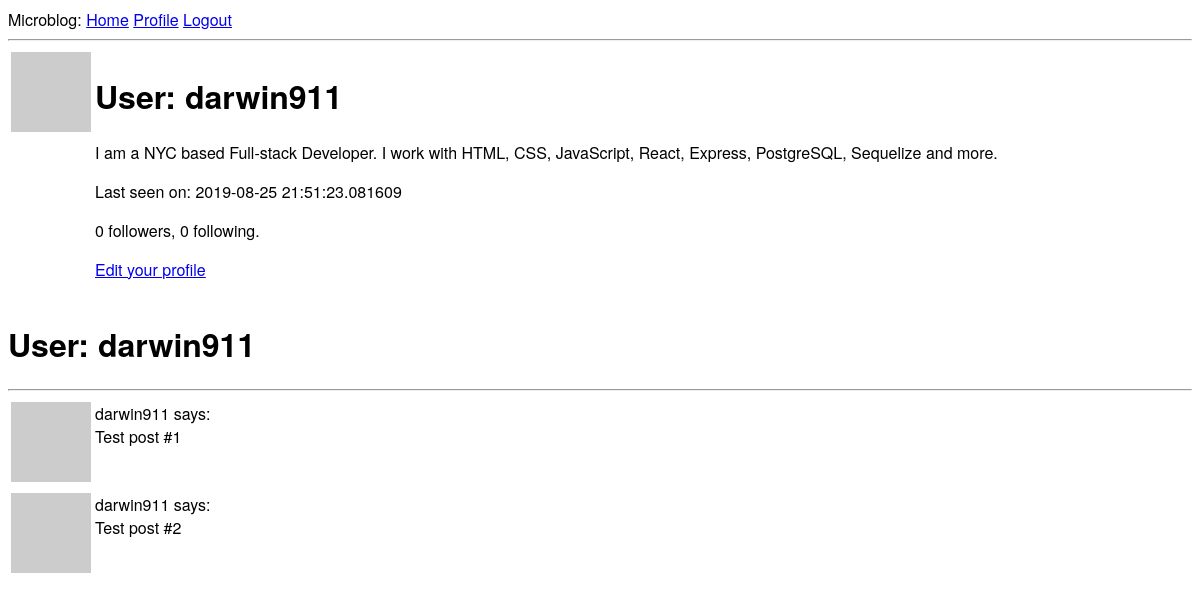
The page /user/darwin911 (signed in) on the database as committed earlier.
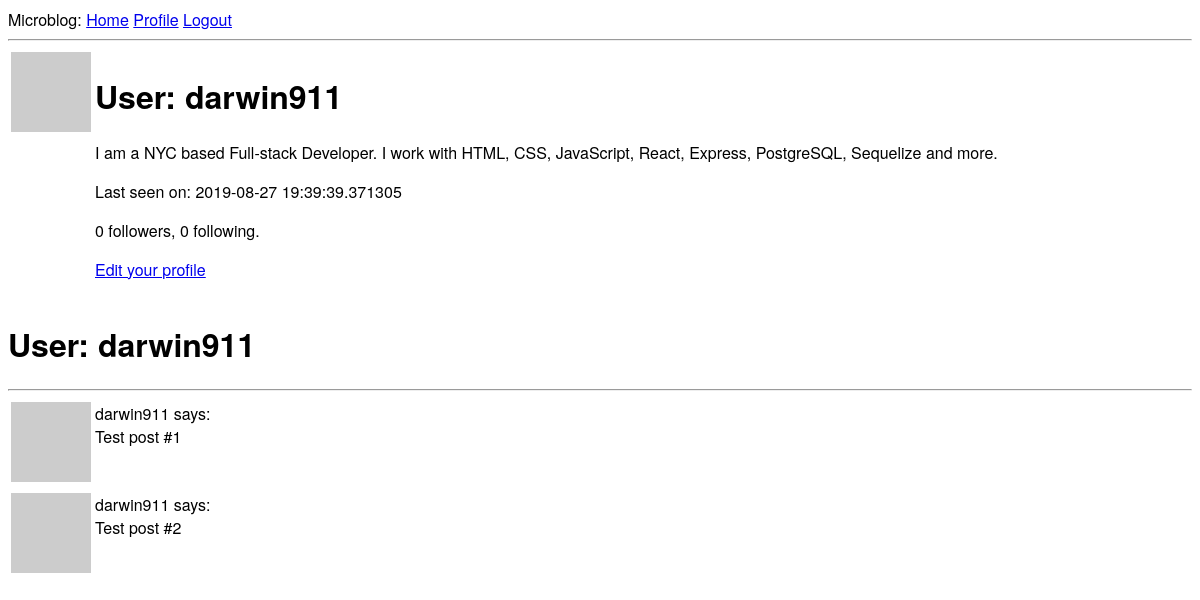
The same page on the database as committed later.
### app/models.py (models this page shows, shortened)
class User(UserMixin, db.Model):
    id = db.Column(db.Integer, primary_key=True)
    username = db.Column(db.String(64), index=True, unique=True)
    email = db.Column(db.String(120), index=True, unique=True)
    password_hash = db.Column(db.String(128))
    posts = db.relationship('Post', backref='author', lazy='dynamic')
    about_me = db.Column(db.String(140))
    last_seen = db.Column(db.DateTime, default=datetime.utcnow)
    def avatar(self, size):
        digest = md5(self.email.lower().encode('utf-8')).hexdigest()
        return 'https://www.gravatar.com/avatar/{}?d=identicon&s={}'.format(digest, size)
    followed = db.relationship(
      'User', secondary=followers,
      primaryjoin=(followers.c.follower_id == id),
      secondaryjoin=(followers.c.followed_id == id),
      backref=db.backref('followers', lazy='dynamic'), lazy='dynamic')

### app/routes.py (the view)
@app.route('/user/<username>')
@login_required
def user(username):
    user = User.query.filter_by(username=username).first_or_404()
    posts = [
      {'author': user, 'body': 'Test post #1'},
      {'author': user, 'body': 'Test post #2'}
    ]
    return render_template('user.html', user=user, posts=posts)

### app/models.py (called while the page is built)
@login.user_loader
def load_user(id):
    return User.query.get(int(id))

### app/routes.py (called while the page is built)
@app.before_request
def before_request():
  if current_user.is_authenticated:
    current_user.last_seen = datetime.utcnow()
    db.session.commit()

### app/templates/user.html
{% extends "base.html" %}
  {% block content %}
  <table>
    <tr valign="top">
      <td><img src="{{ user.avatar(128) }}" /></td>
      <td>
        <h1>User: {{ user.username }}</h1>
        {% if user.about_me %}<p>{{ user.about_me }}</p>{% endif %}
        {% if user.last_seen %}<p>Last seen on: {{ user.last_seen }}</p>{% endif %}
        <p>{{ user.followers.count() }} followers, {{ user.followed.count() }} following.</p>
        {% if user == current_user %}
        <p><a href="{{ url_for('edit_profile') }}">Edit your profile</a></p>
        {% elif not current_user.is_following(user) %}
        <p><a href="{{ url_for('follow', username=user.username) }}">Follow</a></p>
        {% else %}
        <p><a href="{{ url_for('unfollow', username=user.username) }}">Unfollow</a></p>
        {% endif %}
      </td>
    </tr>
  </table>
  <h1>User: {{ user.username }}</h1>
  <hr />
{% for post in posts %} {% include '_post.html' %}
  {% endfor %}
{% endblock %}

### app/templates/_post.html
<table>
  <tr valign="top">
    <td><img src="{{ post.author.avatar(36) }}" /></td>
    <td>{{ post.author.username }} says:<br />{{ post.body }}</td>
  </tr>
</table>

Rows that differ between the two databases and show on the page:
changed User "darwin911": last_seen "2019-08-25 21:51:23.081609" → "2019-08-27 19:39:39.371305"
